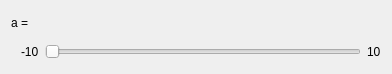
<?xml version="1.0" encoding="UTF-8"?>
<ui version="4.0">
 <class>Form</class>
 <widget class="QWidget" name="Form">
  <property name="geometry">
   <rect>
    <x>0</x>
    <y>0</y>
    <width>392</width>
    <height>74</height>
   </rect>
  </property>
  <property name="windowTitle">
   <string>Form</string>
  </property>
  <layout class="QVBoxLayout" name="verticalLayout">
   <item>
    <layout class="QHBoxLayout" name="horizontalLayout_2">
     <item>
      <widget class="QLabel" name="label">
       <property name="text">
        <string>a = </string>
       </property>
      </widget>
     </item>
     <item>
      <widget class="QLabel" name="value">
       <property name="text">
        <string/>
       </property>
      </widget>
     </item>
    </layout>
   </item>
   <item>
    <layout class="QHBoxLayout" name="horizontalLayout">
     <property name="sizeConstraint">
      <enum>QLayout::SetFixedSize</enum>
     </property>
     <item>
      <spacer name="horizontalSpacer">
       <property name="orientation">
        <enum>Qt::Horizontal</enum>
       </property>
       <property name="sizeType">
        <enum>QSizePolicy::Fixed</enum>
       </property>
       <property name="sizeHint" stdset="0">
        <size>
         <width>10</width>
         <height>20</height>
        </size>
       </property>
      </spacer>
     </item>
     <item>
      <widget class="QLabel" name="label_3">
       <property name="text">
        <string>-10</string>
       </property>
      </widget>
     </item>
     <item>
      <widget class="QSlider" name="horizontalSlider">
       <property name="orientation">
        <enum>Qt::Horizontal</enum>
       </property>
      </widget>
     </item>
     <item>
      <widget class="QLabel" name="label_4">
       <property name="text">
        <string>10</string>
       </property>
      </widget>
     </item>
    </layout>
   </item>
  </layout>
 </widget>
 <resources/>
 <connections/>
</ui>
